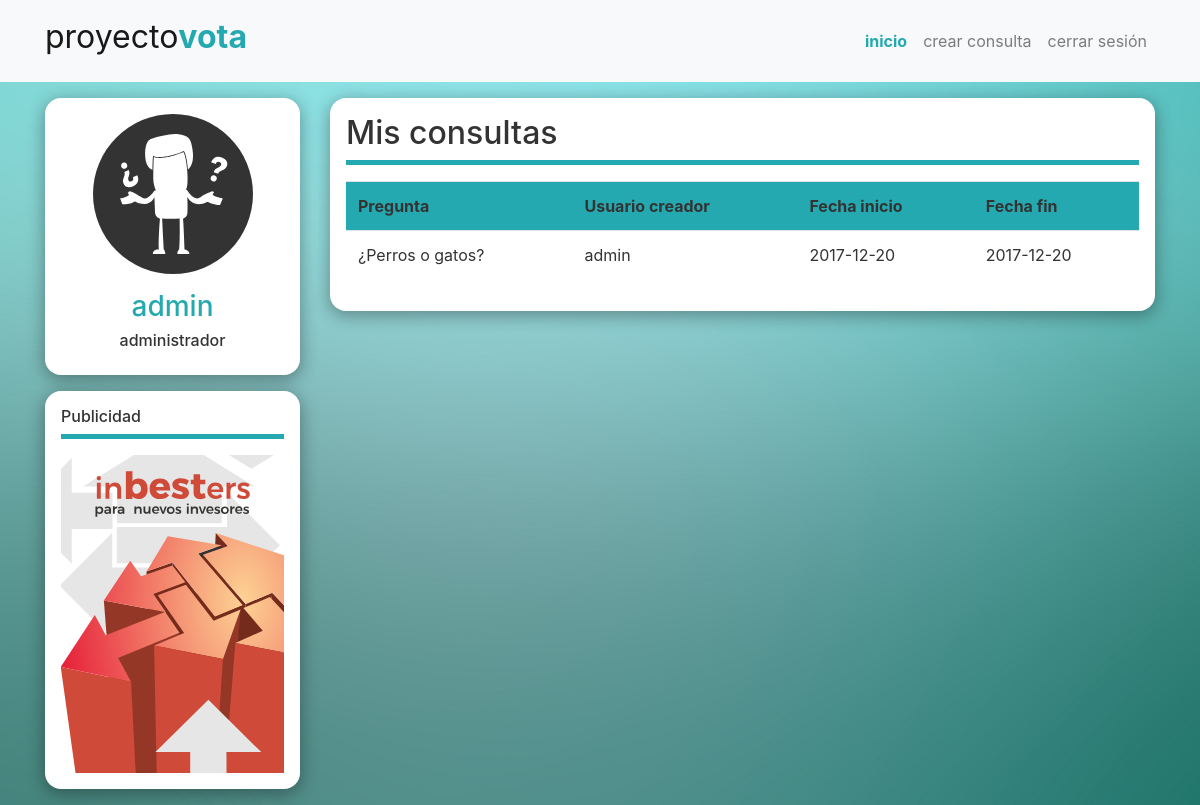
The page /PHP/inicio.php (signed in) on the database as committed earlier.
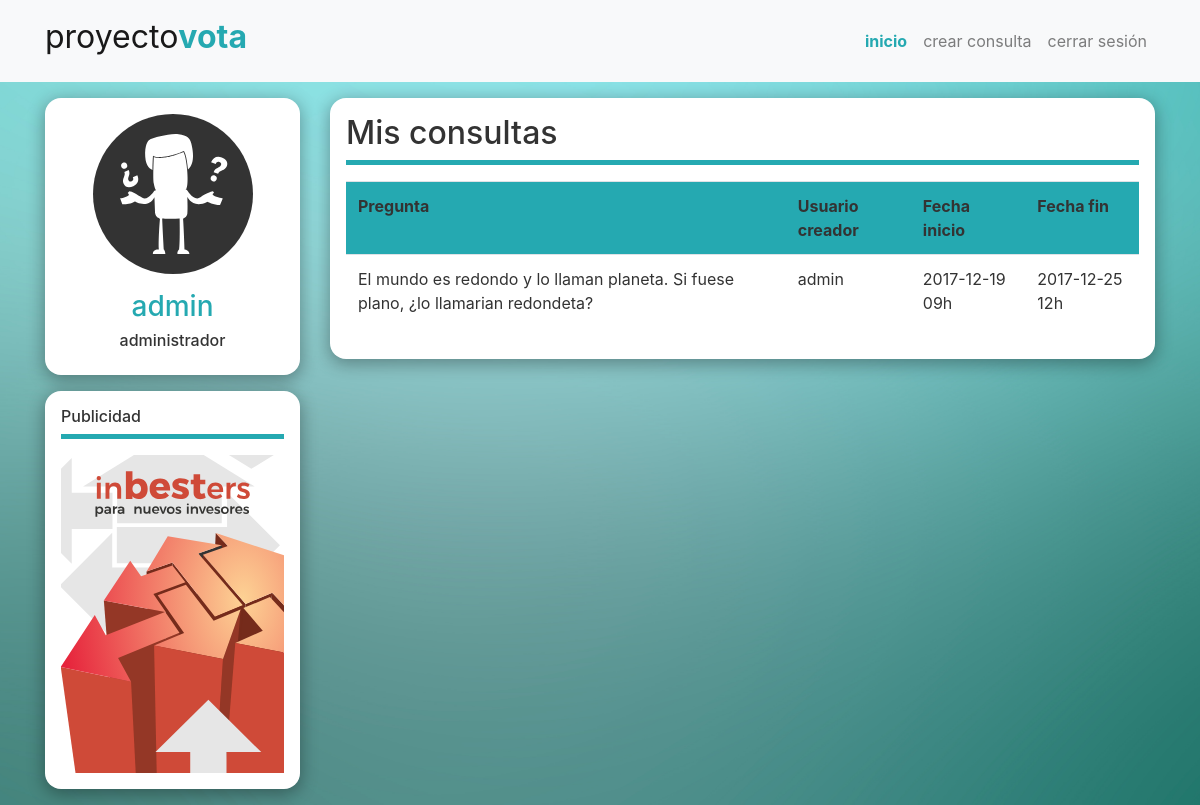
The same page on the database as committed later.
### tables this page shows
CREATE TABLE `consultas` (
  `id_consulta` int(11) NOT NULL,
  `des_pregunta` varchar(255) NOT NULL,
  `id_usuario` varchar(16) NOT NULL,
  `fecha_inicio` datetime NOT NULL,
  `fecha_final` datetime NOT NULL
);

### PHP/funcionesPHP.php (called while the page is built, shortened)
<?php
  function realizarConsulta($query) {
    $resultado = $GLOBALS['conn']->prepare($query);
    try {
      $resultado->execute();
      return $resultado;
    } catch (PDOException $e) {
      echo "Fallo al realizar la consulta: " . $e->getMessage() . "\n";
      desconectarBD();
    }
  }
  function obtenerTodasConsultas($usuario) {
    $consultas = [];
    $obtenerTodasConsultas = realizarConsulta("SELECT * from consultas where id_usuario = '$usuario'");
    $consulta = $obtenerTodasConsultas->fetch();
    while ($consulta) {
      $consulta = [0=> $consulta['des_pregunta'], 1=>$consulta['id_usuario'], 2=>$consulta['fecha_inicio'], 3=>$consulta['fecha_final'], 4=>$consulta['id_consulta']];
      array_push($consultas, $consulta);
      $consulta = $obtenerTodasConsultas->fetch();
    }
    return $consultas;
  }
?>

### PHP/inicio.php (the view, shortened to what this page needs)
<!DOCTYPE html>
<html>
<head>
	<link rel="stylesheet" type="text/css" href="../reset.css">
	<link rel="stylesheet" href="https://maxcdn.bootstrapcdn.com/bootstrap/4.0.0-beta.2/css/bootstrap.min.css">
	<link rel="stylesheet" type="text/css" href="../style.css">
</head>
<body>
	<?php
	include 'funcionesPHP.php';
	?>
	<nav class="navbar navbar-expand-lg navbar-light bg-light">
		<div class="container">
				<a class="navbar-brand" href="inicio.php">proyecto<span>vota</span></a>
			<div class="collapse navbar-collapse" id="navegacion">
				<ul class="navbar-nav ml-auto">
					<li class="nav-item">
						<a class="nav-link active" href="inicio.php">inicio</a>
					</li>
					<li class="nav-item">
						<a class="nav-link" href="creacionConsulta.php">crear consulta</a>
					</li>
					<li class="nav-item">
						<a class="nav-link" href="cerrarSesion.php">cerrar sesión</a>
					</li>
				</ul>
			</div>
		</div>
	</nav>
	<div class="container">
		<div class="row">
			<div class="col-md-12 col-lg-3">
				<div id="perfil" class="caja">
					<div class="row">
						<div class="circle-logo mx-auto"></div>
					</div>
					<h3 class="text-center color-blue"><?php echo $_SESSION['usuario']; ?></h3>
					<h6 class="text-center"><?php echo $_SESSION['tipoUsuario']; ?></h6>
				</div>
				<div class="caja d-none d-lg-block">
					<div class="page-header">
						<h6>Publicidad</h6>
					</div>
					<img src="../IMG/banner.svg" class="img-fluid" alt="Responsive image">
				</div>
			</div>
			<div class="col-md-12 col-lg-9">
				<div class="caja">
					<div class="page-header">
						<h2>Mis consultas</h2>
					</div>
					<table class="table table-striped table-hover table-responsive-sm">
						<th scope="col">Pregunta</th>
						<th scope="col">Usuario creador</th>
						<th scope="col">Fecha inicio</th>
						<th scope="col">Fecha fin</th>
						<?php
						$consultas = obtenerTodasConsultas($_SESSION['usuario']);
						for ($i=0; $i < sizeof($consultas); $i++) {
							echo "<tr onclick='redirigirConsulta(".$consultas[$i][4].")'>";
							echo "<td>".$consultas[$i][0]."</td>";
							echo "<td>".$consultas[$i][1]."</td>";
							echo "<td>".str_replace(":00:00", "h", $consultas[$i][2])."</td>";
							echo "<td>".str_replace(":00:00", "h", $consultas[$i][3])."</td>";
							echo "</tr>";
						}
						?>
					</table>
				</div>
			</div>
		</div>
	</div>
</body>
</html>

### style.css (style rules this page uses)
body { background-image: url(IMG/background.jpg); -webkit-background-size: cover; -moz-background-size: cover; -o-background-size: cover; background-size: cover; background-position: center; background-attachment: fixed; background-repeat: no-repeat; color: #333; }
.color-blue { color: #25a9b1; }
.page-header { border-bottom: 5px solid #25a9b1; margin-bottom: 1em; }
.navbar-brand { font-size: 2em; padding-bottom: 0.4em; }
.navbar-brand span { font-weight: bold; color: #25a9b1; }
.nav-link:hover, .active { color: #25a9b1!important; }
.active { font-weight: bold; }
.caja { background-color: #fff; padding: 1em; margin-bottom: 1em; border-radius: 1em; -webkit-box-shadow: 0px 4px 17px 1px rgba(0,0,0,0.33); -moz-box-shadow: 0px 4px 17px 1px rgba(0,0,0,0.33); box-shadow: 0px 4px 17px 1px rgba(0,0,0,0.33); box-sizing:border-box; -moz-box-sizing:border-box; -webkit-box-sizing:border-box; }
nav { margin-bottom: 1em; }
.circle-logo { display: inline-block; width: 10em; height: 10em; border-radius: 5em; background: url(IMG/logo.svg); background-color: #333; margin-bottom: 1em; }
table th { background-color: #25a9b1; font-weight: bold; }

Rows that differ between the two databases and show on the page:
changed consultas "admin": des_pregunta "¿Perros o gatos?" → "El mundo es redondo y lo llaman planeta. Si fuese plano, ¿lo llamarian redondeta?"; fecha_inicio "2017-12-20" → "2017-12-19 09h"; fecha_final "2017-12-20" → "2017-12-25 12h"
